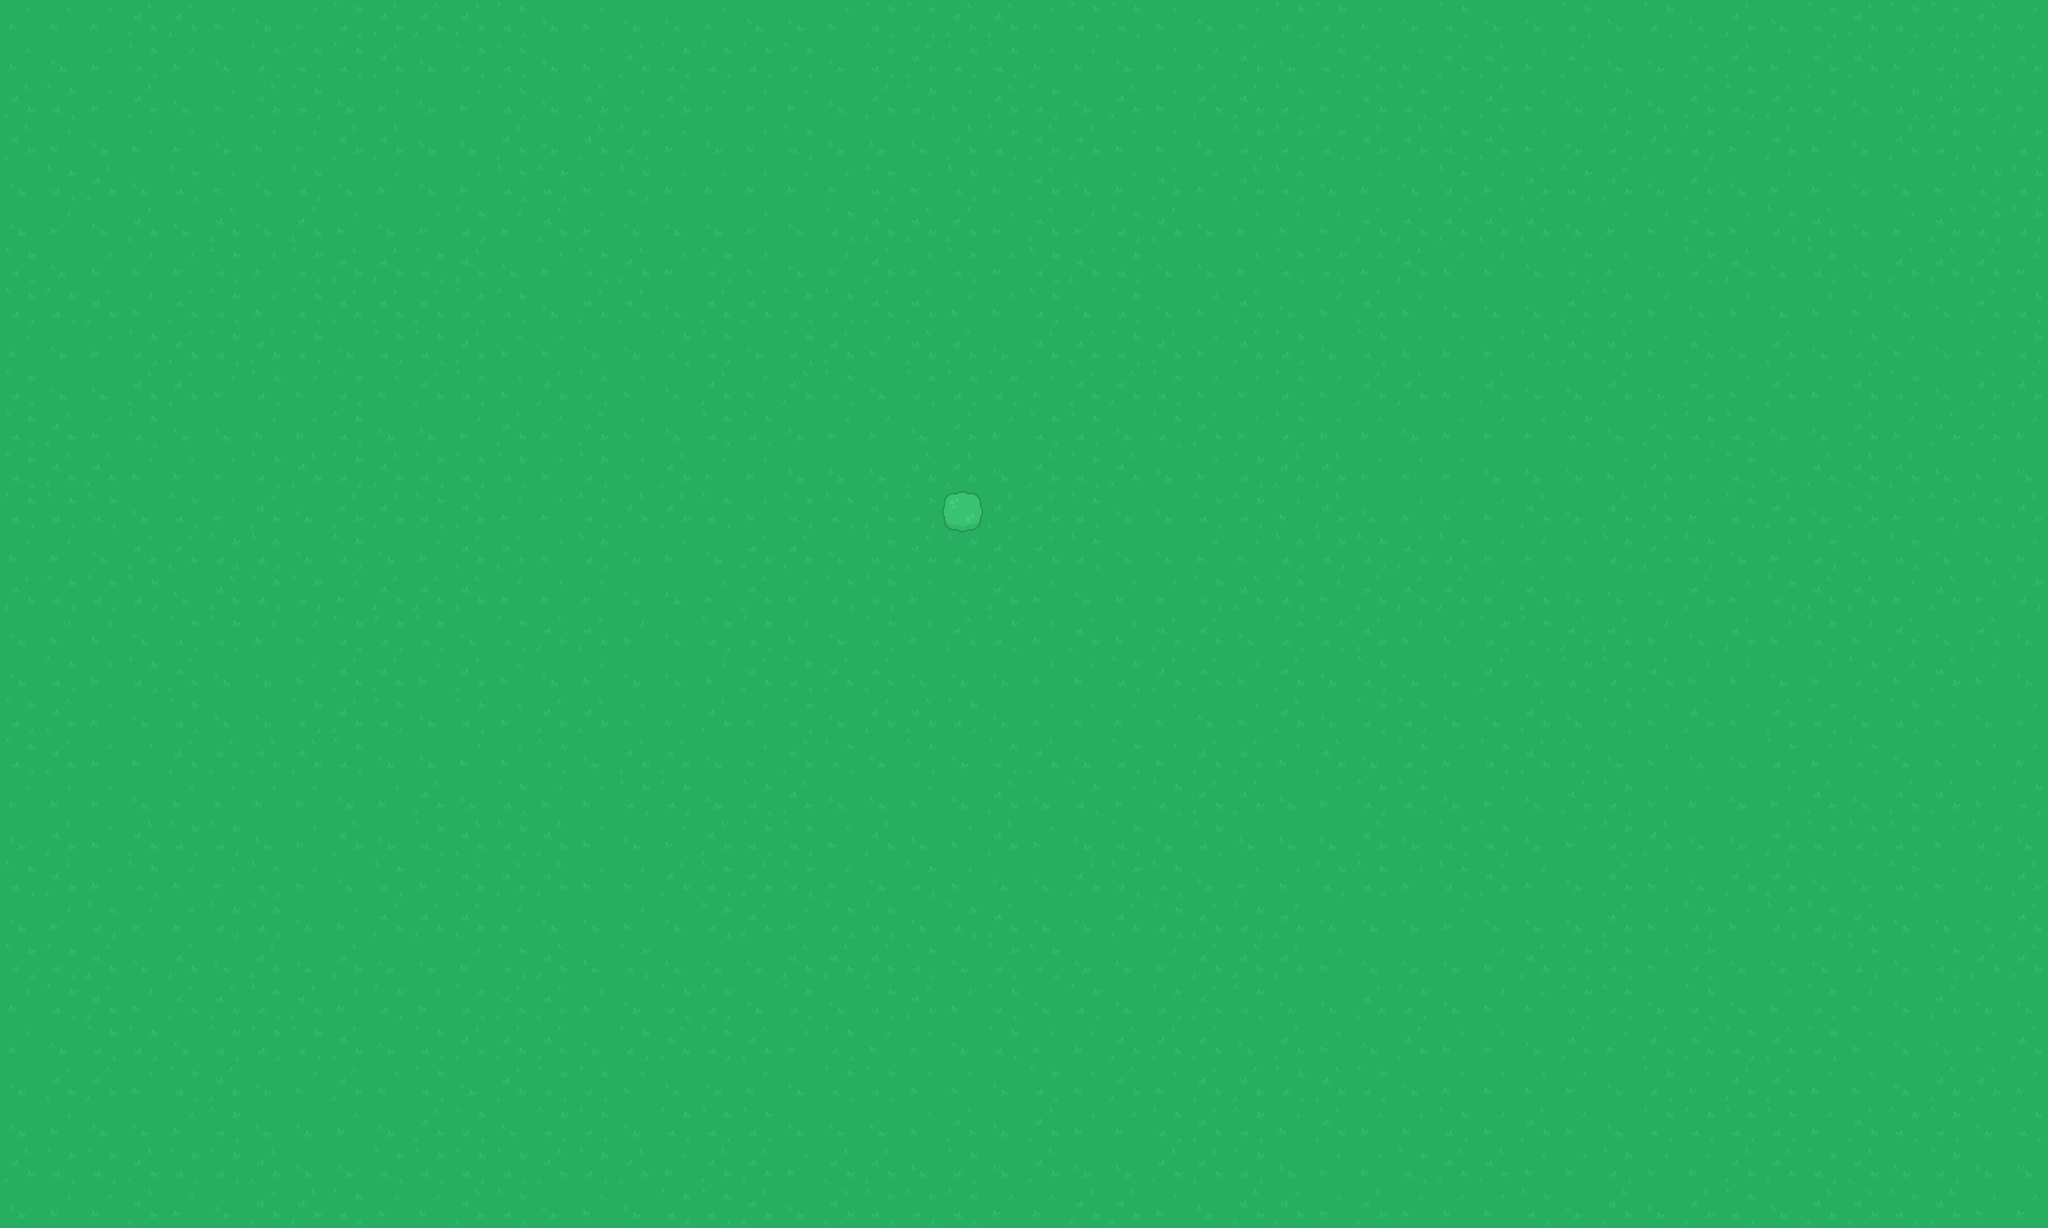

This is a level from a 2D game, rendered from its Tiled map with the project's own tilesets. A one-line summary and the complete map file follow:
An orthogonal 50x30 tile map with 64x64 px tiles, 2 tile layers (Ground, Trees).

<map version="1.2" tiledversion="1.2.3" orientation="orthogonal" renderorder="right-down" width="50" height="30" tilewidth="64" tileheight="64" infinite="0" nextlayerid="3" nextobjectid="1">
 <tileset firstgid="1" source="../img/Kenny Topdown Pack.tsx" />
 <layer id="1" name="Ground" width="50" height="30">
  <data encoding="csv">
3,3,3,1,1,3,4,3,2,1,1,1,2,4,3,4,4,3,4,4,3,2,2,1,1,3,2,2,3,4,3,2,2,3,4,2,4,4,2,4,2,4,1,4,2,1,2,2,1,3,
3,4,3,2,3,4,2,2,2,1,4,2,2,4,3,1,2,2,2,2,4,2,1,2,2,3,3,4,3,3,1,4,2,1,3,1,1,3,1,4,4,1,1,3,1,1,3,2,1,1,
1,2,3,1,4,3,1,2,4,3,4,3,2,4,1,3,1,3,3,3,4,1,2,3,1,2,4,1,3,1,1,2,3,1,2,3,1,3,4,2,4,1,2,1,2,4,2,1,2,3,
1,3,4,3,3,4,3,3,1,1,4,4,1,4,1,2,3,4,3,2,4,4,4,1,2,1,1,3,3,4,2,2,2,1,1,2,1,3,4,2,1,2,3,1,3,4,1,2,3,2,
4,2,1,4,2,3,4,2,4,3,4,3,2,2,3,2,3,3,3,3,3,2,3,2,3,1,4,3,1,3,1,2,4,3,4,2,3,1,2,1,4,1,4,3,3,4,4,3,2,2,
4,3,4,1,4,1,4,1,3,4,3,2,3,1,3,4,4,4,3,4,2,1,1,1,3,1,3,2,1,4,3,3,3,1,1,1,1,1,4,3,3,1,3,2,1,4,3,1,2,2,
2,4,3,3,3,2,3,2,1,1,2,1,4,3,2,1,3,2,3,4,3,1,3,2,3,2,1,2,4,4,3,2,2,3,1,3,3,4,2,3,4,2,1,4,2,4,1,1,1,3,
2,2,1,3,1,2,3,2,1,1,1,2,2,4,1,1,4,1,1,2,2,1,1,3,3,2,4,2,4,3,1,4,3,1,3,4,4,4,1,2,3,4,3,4,3,3,4,4,1,2,
3,4,3,2,1,2,1,2,4,2,2,1,3,3,4,4,2,2,4,2,1,3,1,1,4,1,1,2,1,3,1,2,4,2,3,3,3,2,1,1,3,1,4,1,4,2,3,4,3,2,
2,4,4,1,1,3,2,3,2,3,1,2,3,1,2,3,4,1,3,1,2,4,2,2,2,3,1,1,2,3,3,2,3,1,1,3,1,4,4,1,4,1,3,1,3,1,2,4,1,1,
2,1,3,2,4,4,3,3,2,4,4,3,1,3,1,3,4,2,2,4,3,3,4,1,3,2,2,4,2,1,3,2,3,3,4,3,3,3,2,4,1,2,2,4,4,1,3,1,1,3,
2,1,1,3,3,3,2,1,2,1,2,2,2,3,2,3,1,3,3,4,4,4,1,1,4,1,2,1,4,3,2,1,1,3,3,3,4,4,4,3,1,3,2,4,1,1,1,4,3,4,
2,2,2,4,2,3,1,4,1,1,2,1,3,3,2,1,1,2,3,2,2,1,2,2,1,1,2,4,4,2,2,3,1,4,3,3,3,1,4,1,1,3,2,1,4,1,3,2,2,1,
3,3,4,1,1,2,2,4,2,4,3,1,1,3,2,4,3,4,1,1,4,2,1,2,1,1,2,4,4,3,3,2,2,2,1,2,3,3,3,2,1,2,4,3,2,4,2,4,4,3,
1,2,2,2,4,1,2,2,3,1,1,1,3,3,3,4,4,3,1,3,2,2,3,4,1,3,4,3,3,2,1,2,3,1,1,1,3,1,4,4,4,1,3,2,1,1,3,1,3,2,
4,3,3,4,2,2,3,3,2,2,2,4,2,1,1,3,4,2,2,3,4,2,3,1,2,3,1,3,1,1,4,2,2,1,3,3,2,2,1,1,3,4,1,3,2,3,1,4,1,4,
4,2,3,2,1,4,4,3,1,1,3,1,3,4,3,4,4,3,1,2,1,1,4,4,4,3,3,2,1,1,3,1,4,2,4,4,1,4,2,2,1,3,3,4,3,2,3,1,3,4,
2,1,3,4,2,4,4,2,1,2,4,2,3,1,1,3,3,1,3,2,4,1,1,2,4,3,3,3,3,4,3,1,4,2,2,4,4,1,4,2,3,1,3,1,2,4,2,3,4,3,
2,1,3,3,1,1,1,1,2,4,4,3,3,2,4,1,1,4,3,1,2,4,2,4,2,1,4,2,3,1,1,3,1,4,2,3,2,1,2,4,3,4,4,2,3,2,4,3,3,3,
3,3,3,4,3,3,3,3,4,3,1,4,2,3,3,2,2,4,2,1,4,4,3,4,1,4,2,3,2,1,1,4,3,2,2,4,3,4,1,2,3,3,4,3,1,4,1,1,3,2,
4,1,3,1,2,2,4,3,1,4,2,1,2,1,3,4,3,1,2,2,3,1,4,3,1,3,4,2,4,2,4,4,4,1,4,2,2,4,3,2,1,4,4,1,2,2,2,3,2,4,
2,1,3,2,3,3,2,3,4,2,3,1,1,1,3,3,1,2,1,2,3,4,2,3,4,4,1,2,2,4,3,3,2,2,3,2,1,3,4,1,3,4,1,1,4,4,2,3,4,1,
4,3,2,3,3,2,2,4,3,1,1,1,3,4,4,3,4,2,1,3,2,2,4,2,1,4,4,1,2,1,2,1,4,4,4,3,4,4,4,1,3,2,3,2,2,1,4,4,4,1,
2,2,1,4,1,4,1,4,1,4,4,3,2,1,4,2,4,4,4,1,1,1,2,4,2,2,4,4,3,1,1,1,3,4,4,4,3,1,2,2,3,2,4,4,4,2,4,2,1,1,
3,2,1,3,1,1,2,1,3,2,3,2,1,1,3,4,2,2,4,2,4,2,1,3,2,4,2,4,2,1,2,4,4,1,2,4,3,3,2,2,4,2,4,3,2,3,4,1,4,4,
3,4,2,2,4,2,2,2,1,4,2,1,1,1,4,2,1,2,1,3,2,3,3,4,2,3,3,1,1,1,4,1,3,4,1,3,3,4,1,3,1,1,2,1,2,3,4,4,3,1,
4,1,1,3,2,1,4,3,1,3,2,4,1,2,2,3,4,4,3,4,2,2,3,3,4,2,3,1,3,1,1,2,1,2,4,3,3,3,3,4,2,3,1,1,3,3,4,1,1,3,
4,3,4,4,3,2,4,4,3,4,1,2,4,2,2,4,2,2,2,4,4,4,3,1,4,1,3,3,2,1,2,3,1,3,3,2,3,1,3,4,2,2,2,2,3,1,2,2,4,2,
1,2,2,1,2,2,1,4,4,2,2,2,2,1,2,1,3,1,1,3,1,1,4,2,4,1,4,4,1,1,2,4,3,3,2,1,1,3,3,2,3,3,1,1,2,1,4,2,4,4,
4,3,3,1,3,4,1,1,2,3,3,1,2,4,3,4,2,2,1,4,1,2,2,2,3,3,1,1,3,4,1,1,3,1,3,3,3,2,4,1,4,1,2,4,1,1,2,1,3,3
</data>
 </layer>
 <layer id="2" name="Trees" width="50" height="30">
  <data encoding="csv">
0,0,0,0,0,0,0,0,0,0,0,0,0,0,0,0,0,0,0,0,0,0,0,0,0,0,0,0,0,0,0,0,0,0,0,0,0,0,0,0,0,0,0,0,0,0,0,0,0,0,
0,0,0,0,0,0,0,0,0,0,0,0,0,0,0,0,0,0,0,0,0,0,0,0,0,0,0,0,0,0,0,0,0,0,0,0,0,0,0,0,0,0,0,0,0,0,0,0,0,0,
0,0,0,0,0,0,0,0,0,0,0,0,0,0,0,0,0,0,0,0,0,0,0,0,0,0,0,0,0,0,0,0,0,0,0,0,0,0,0,0,0,0,0,0,0,0,0,0,0,0,
0,0,0,0,0,0,0,0,0,0,0,0,0,0,0,0,0,0,0,0,0,0,0,0,0,0,0,0,0,0,0,0,0,0,0,0,0,0,0,0,0,0,0,0,0,0,0,0,0,0,
0,0,0,0,0,0,0,0,0,0,0,0,0,0,0,0,0,0,0,0,0,0,0,0,0,0,0,0,0,0,0,0,0,0,0,0,0,0,0,0,0,0,0,0,0,0,0,0,0,0,
0,0,0,0,0,0,0,0,0,0,0,0,0,0,0,0,0,0,0,0,0,0,0,0,0,0,0,0,0,0,0,0,0,0,0,0,0,0,0,0,0,0,0,0,0,0,0,0,0,0,
0,0,0,0,0,0,0,0,0,0,0,0,0,0,0,0,0,0,0,0,0,0,0,0,0,0,0,0,0,0,0,0,0,0,0,0,0,0,0,0,0,0,0,0,0,0,0,0,0,0,
0,0,0,0,0,0,0,0,0,0,0,0,0,0,0,0,0,0,0,0,0,0,0,0,0,0,0,0,0,0,0,0,0,0,0,0,0,0,0,0,0,0,0,0,0,0,0,0,0,0,
0,0,0,0,0,0,0,0,0,0,0,0,0,0,0,0,0,0,0,0,0,0,0,0,0,0,0,0,0,0,0,0,0,0,0,0,0,0,0,0,0,0,0,0,0,0,0,0,0,0,
0,0,0,0,0,0,0,0,0,0,0,0,0,0,0,0,0,0,0,0,0,0,0,0,0,0,0,0,0,0,0,0,0,0,0,0,0,0,0,0,0,0,0,0,0,0,0,0,0,0,
0,0,0,0,0,0,0,0,0,0,0,0,0,0,0,0,0,0,0,0,0,0,0,0,0,0,0,0,0,0,0,0,0,0,0,0,0,0,0,0,0,0,0,0,0,0,0,0,0,0,
0,0,0,0,0,0,0,0,0,0,0,0,0,0,0,0,0,0,0,0,0,0,0,0,0,0,0,0,0,0,0,0,0,0,0,0,0,0,0,0,0,0,0,0,0,0,0,0,0,0,
0,0,0,0,0,0,0,0,0,0,0,0,0,0,0,0,0,0,0,0,0,0,0,183,0,0,0,0,0,0,0,0,0,0,0,0,0,0,0,0,0,0,0,0,0,0,0,0,0,0,
0,0,0,0,0,0,0,0,0,0,0,0,0,0,0,0,0,0,0,0,0,0,0,0,0,0,0,0,0,0,0,0,0,0,0,0,0,0,0,0,0,0,0,0,0,0,0,0,0,0,
0,0,0,0,0,0,0,0,0,0,0,0,0,0,0,0,0,0,0,0,0,0,0,0,0,0,0,0,0,0,0,0,0,0,0,0,0,0,0,0,0,0,0,0,0,0,0,0,0,0,
0,0,0,0,0,0,0,0,0,0,0,0,0,0,0,0,0,0,0,0,0,0,0,0,0,0,0,0,0,0,0,0,0,0,0,0,0,0,0,0,0,0,0,0,0,0,0,0,0,0,
0,0,0,0,0,0,0,0,0,0,0,0,0,0,0,0,0,0,0,0,0,0,0,0,0,0,0,0,0,0,0,0,0,0,0,0,0,0,0,0,0,0,0,0,0,0,0,0,0,0,
0,0,0,0,0,0,0,0,0,0,0,0,0,0,0,0,0,0,0,0,0,0,0,0,0,0,0,0,0,0,0,0,0,0,0,0,0,0,0,0,0,0,0,0,0,0,0,0,0,0,
0,0,0,0,0,0,0,0,0,0,0,0,0,0,0,0,0,0,0,0,0,0,0,0,0,0,0,0,0,0,0,0,0,0,0,0,0,0,0,0,0,0,0,0,0,0,0,0,0,0,
0,0,0,0,0,0,0,0,0,0,0,0,0,0,0,0,0,0,0,0,0,0,0,0,0,0,0,0,0,0,0,0,0,0,0,0,0,0,0,0,0,0,0,0,0,0,0,0,0,0,
0,0,0,0,0,0,0,0,0,0,0,0,0,0,0,0,0,0,0,0,0,0,0,0,0,0,0,0,0,0,0,0,0,0,0,0,0,0,0,0,0,0,0,0,0,0,0,0,0,0,
0,0,0,0,0,0,0,0,0,0,0,0,0,0,0,0,0,0,0,0,0,0,0,0,0,0,0,0,0,0,0,0,0,0,0,0,0,0,0,0,0,0,0,0,0,0,0,0,0,0,
0,0,0,0,0,0,0,0,0,0,0,0,0,0,0,0,0,0,0,0,0,0,0,0,0,0,0,0,0,0,0,0,0,0,0,0,0,0,0,0,0,0,0,0,0,0,0,0,0,0,
0,0,0,0,0,0,0,0,0,0,0,0,0,0,0,0,0,0,0,0,0,0,0,0,0,0,0,0,0,0,0,0,0,0,0,0,0,0,0,0,0,0,0,0,0,0,0,0,0,0,
0,0,0,0,0,0,0,0,0,0,0,0,0,0,0,0,0,0,0,0,0,0,0,0,0,0,0,0,0,0,0,0,0,0,0,0,0,0,0,0,0,0,0,0,0,0,0,0,0,0,
0,0,0,0,0,0,0,0,0,0,0,0,0,0,0,0,0,0,0,0,0,0,0,0,0,0,0,0,0,0,0,0,0,0,0,0,0,0,0,0,0,0,0,0,0,0,0,0,0,0,
0,0,0,0,0,0,0,0,0,0,0,0,0,0,0,0,0,0,0,0,0,0,0,0,0,0,0,0,0,0,0,0,0,0,0,0,0,0,0,0,0,0,0,0,0,0,0,0,0,0,
0,0,0,0,0,0,0,0,0,0,0,0,0,0,0,0,0,0,0,0,0,0,0,0,0,0,0,0,0,0,0,0,0,0,0,0,0,0,0,0,0,0,0,0,0,0,0,0,0,0,
0,0,0,0,0,0,0,0,0,0,0,0,0,0,0,0,0,0,0,0,0,0,0,0,0,0,0,0,0,0,0,0,0,0,0,0,0,0,0,0,0,0,0,0,0,0,0,0,0,0,
0,0,0,0,0,0,0,0,0,0,0,0,0,0,0,0,0,0,0,0,0,0,0,0,0,0,0,0,0,0,0,0,0,0,0,0,0,0,0,0,0,0,0,0,0,0,0,0,0,0
</data>
 </layer>
</map>
